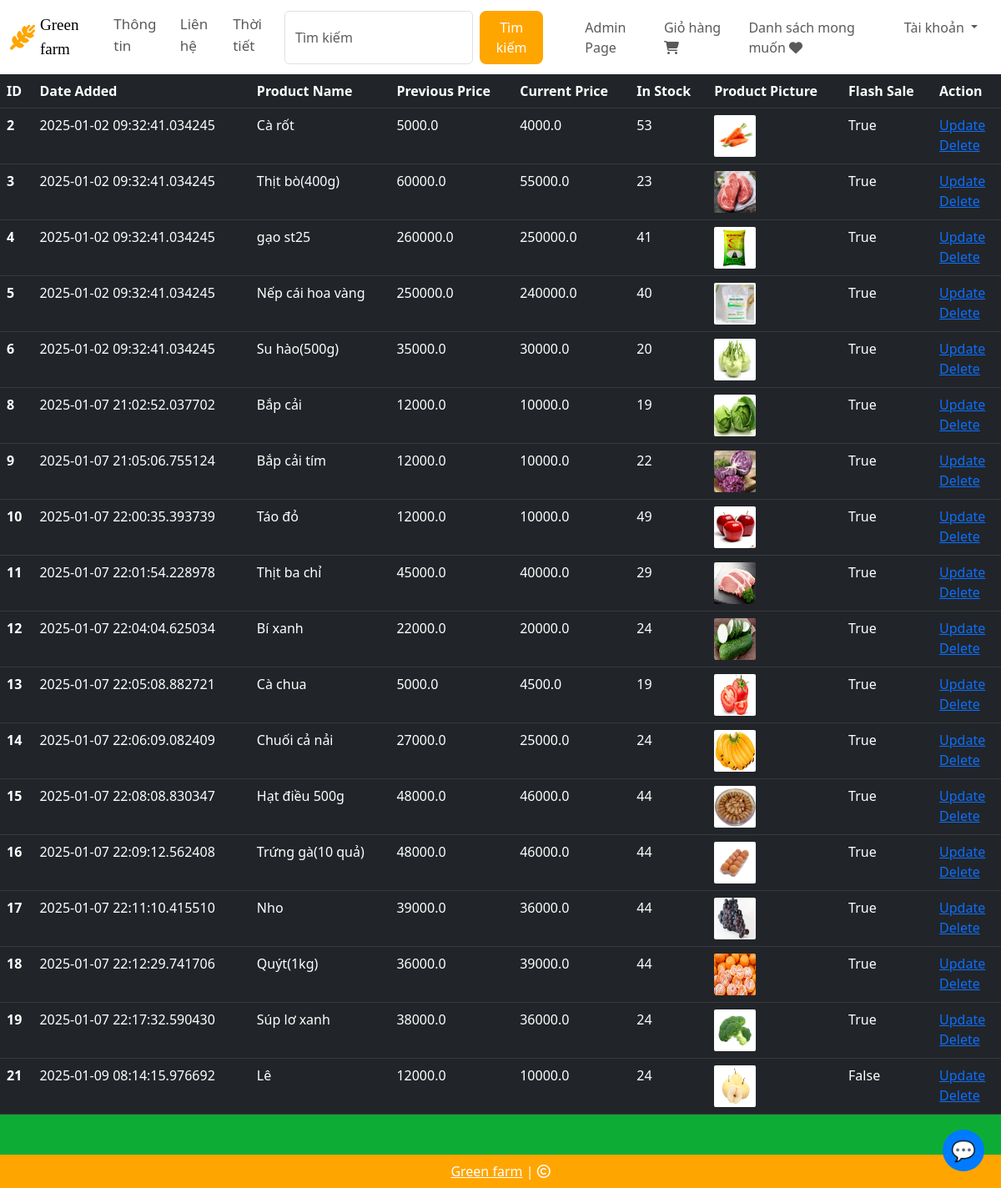
The page /shop-items (signed in) on the database its author committed.
### website/models.py (models this page shows, shortened)
class Product(db.Model):
    id = db.Column(db.Integer, primary_key=True)
    product_name = db.Column(db.String(100), nullable=False)
    current_price = db.Column(db.Float, nullable=False)
    previous_price = db.Column(db.Float, nullable=False)
    in_stock = db.Column(db.Integer, nullable=False)
    product_picture = db.Column(db.String(1000), nullable=False)
    flash_sale = db.Column(db.Boolean, default=False)
    date_added = db.Column(db.DateTime, default=datetime.utcnow)
    carts = db.relationship('Cart', backref=db.backref('product', lazy=True))
    orders = db.relationship('Order', backref=db.backref('product', lazy=True))

### website/admin.py (the view)
@admin.route('/shop-items', methods=['GET', 'POST'])
@login_required
def shop_items():
    if current_user.id == 1:
        items = Product.query.order_by(Product.date_added).all()
        return render_template('shop_items.html', items=items)
    return render_template('404.html')

### website/templates/shop_items.html (shortened to what this page needs)
{% extends 'base.html' %}
{% block body %}
{% if items | length < 1 %}
<h3 style="color: white;">No Shop Items </h3>
{% else %}
<table class="table table-dark table-hover">
    <thead>
        <tr>
            <th scope="col">ID</th>
            <th scope="col">Date Added</th>
            <th scope="col">Product Name</th>
            <th scope="col">Previous Price</th>
            <th scope="col">Current Price</th>
            <th scope="col">In Stock</th>
            <th scope="col">Product Picture</th>
            <th scope="col">Flash Sale</th>
            <th scope="col">Action</th>
        </tr>
    </thead>
    <tbody>
        {% for item in items %}
        <tr>
            <th scope="row">{{ item.id }}</th>
            <td>{{ item.date_added }}</td>
            <td>{{ item.product_name }}</td>
            <td>{{ item.previous_price }}</td>
            <td>{{ item.current_price }}</td>
            <td>{{ item.in_stock }}</td>
            <td><img src="{{ item.product_picture }}" alt="" style="height: 50px; width: 50px; border-radius: 2px;"></td>
            <td>{{ item.flash_sale }}</td>
            <td>
                <a href="/update-item/{{ item.id }}">Update</a>
                <br>
                <a href="/delete-item/{{ item.id }}">Delete</a>
            </td>
        </tr>
        {% endfor %}
    </tbody>
</table>
{% endif %}
{% endblock %}

### rows shown on the page
Product: id "2", date_added "2025-01-02 09:32:41.034245", product_name "Cà rốt", previous_price "5000.0", current_price "4000.0", in_stock "53", product_picture (picture), flash_sale "True"
Product: id "3", date_added "2025-01-02 09:32:41.034245", product_name "Thịt bò(400g)", previous_price "60000.0", current_price "55000.0", in_stock "23", product_picture (picture), flash_sale "True"
Product: id "4", date_added "2025-01-02 09:32:41.034245", product_name "gạo st25", previous_price "260000.0", current_price "250000.0", in_stock "41", product_picture (picture), flash_sale "True"
Product: id "5", date_added "2025-01-02 09:32:41.034245", product_name "Nếp cái hoa vàng", previous_price "250000.0", current_price "240000.0", in_stock "40", product_picture (picture), flash_sale "True"
Product: id "6", date_added "2025-01-02 09:32:41.034245", product_name "Su hào(500g)", previous_price "35000.0", current_price "30000.0", in_stock "20", product_picture (picture), flash_sale "True"
Product: id "8", date_added "2025-01-07 21:02:52.037702", product_name "Bắp cải", previous_price "12000.0", current_price "10000.0", in_stock "19", product_picture (picture), flash_sale "True"
Product: id "9", date_added "2025-01-07 21:05:06.755124", product_name "Bắp cải tím", previous_price "12000.0", current_price "10000.0", in_stock "22", product_picture (picture), flash_sale "True"
Product: id "10", date_added "2025-01-07 22:00:35.393739", product_name "Táo đỏ", previous_price "12000.0", current_price "10000.0", in_stock "49", product_picture (picture), flash_sale "True"
Product: id "11", date_added "2025-01-07 22:01:54.228978", product_name "Thịt ba chỉ", previous_price "45000.0", current_price "40000.0", in_stock "29", product_picture (picture), flash_sale "True"
Product: id "12", date_added "2025-01-07 22:04:04.625034", product_name "Bí xanh", previous_price "22000.0", current_price "20000.0", in_stock "24", product_picture (picture), flash_sale "True"
Product: id "13", date_added "2025-01-07 22:05:08.882721", product_name "Cà chua", previous_price "5000.0", current_price "4500.0", in_stock "19", product_picture (picture), flash_sale "True"
Product: id "14", date_added "2025-01-07 22:06:09.082409", product_name "Chuối cả nải", previous_price "27000.0", current_price "25000.0", in_stock "24", product_picture (picture), flash_sale "True"
Product: id "15", date_added "2025-01-07 22:08:08.830347", product_name "Hạt điều 500g", previous_price "48000.0", current_price "46000.0", in_stock "44", product_picture (picture), flash_sale "True"
Product: id "16", date_added "2025-01-07 22:09:12.562408", product_name "Trứng gà(10 quả)", previous_price "48000.0", current_price "46000.0", in_stock "44", product_picture (picture), flash_sale "True"
Product: id "17", date_added "2025-01-07 22:11:10.415510", product_name "Nho", previous_price "39000.0", current_price "36000.0", in_stock "44", product_picture (picture), flash_sale "True"
Product: id "18", date_added "2025-01-07 22:12:29.741706", product_name "Quýt(1kg)", previous_price "36000.0", current_price "39000.0", in_stock "44", product_picture (picture), flash_sale "True"
Product: id "19", date_added "2025-01-07 22:17:32.590430", product_name "Súp lơ xanh", previous_price "38000.0", current_price "36000.0", in_stock "24", product_picture (picture), flash_sale "True"
Product: id "21", date_added "2025-01-09 08:14:15.976692", product_name "Lê", previous_price "12000.0", current_price "10000.0", in_stock "24", product_picture (picture), flash_sale "False"
